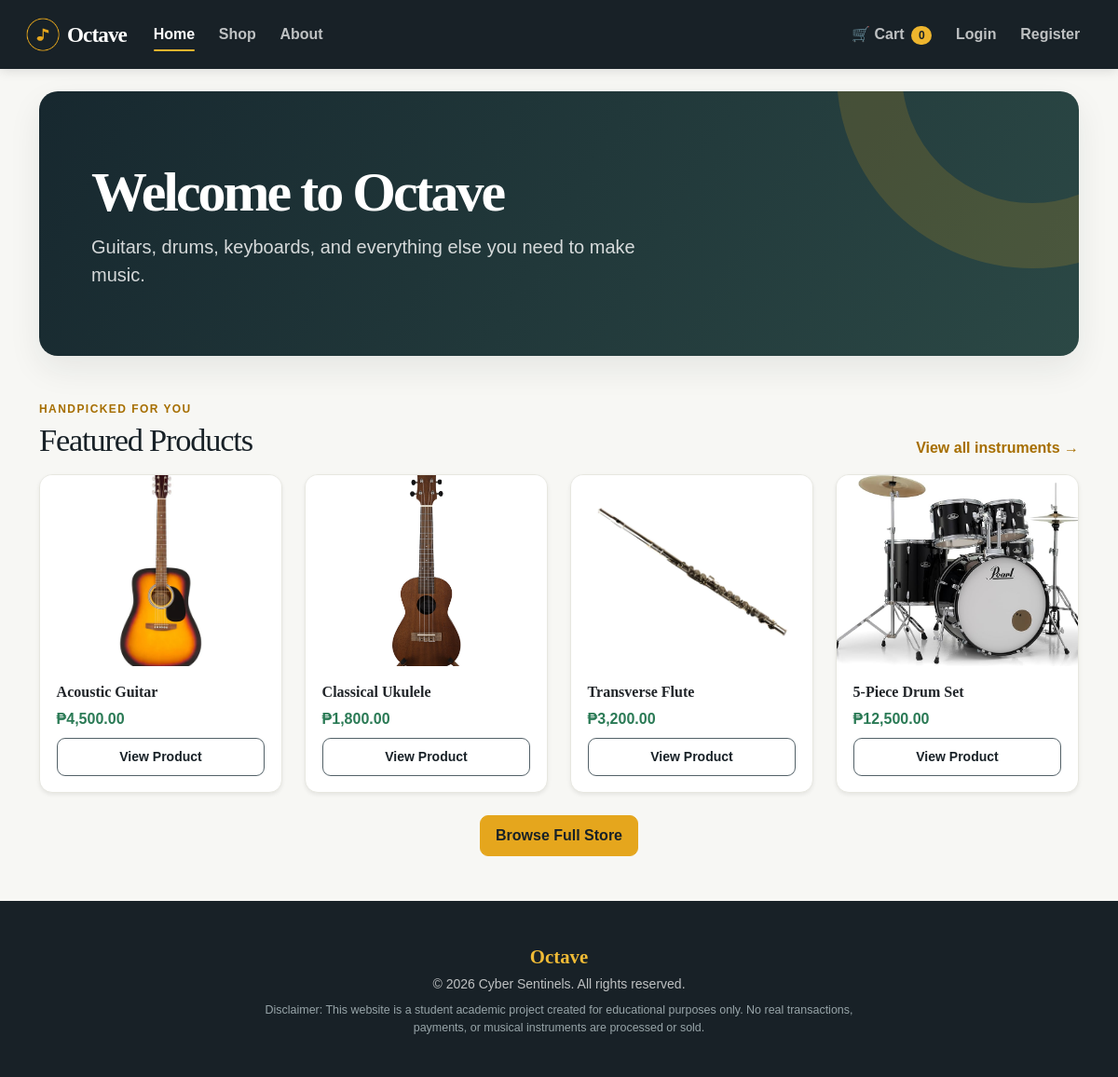
The page / on the database its author committed.
### tables this page shows
CREATE TABLE `products` (
  `product_id` int(11) NOT NULL,
  `category_id` int(11) NOT NULL,
  `product_name` varchar(100) NOT NULL,
  `description` text NOT NULL,
  `price` decimal(10,2) NOT NULL,
  `stock` int(11) NOT NULL,
  `image` varchar(255) NOT NULL,
  `is_featured` tinyint(1) NOT NULL DEFAULT 0
);

### includes/functions.php (called while the page is built, shortened)
<?php
function e($value) {
    return htmlspecialchars($value ?? '', ENT_QUOTES, 'UTF-8');
}

### index.php (the view, shortened to what this page needs)
<?php
require 'config/db.php';
require 'includes/functions.php';
$sql = "SELECT product_id AS id, product_name AS name, price, image
        FROM products WHERE is_featured = 1 LIMIT 4";
$result = $conn->query($sql);
include 'includes/header.php';
?>
<div class="hero">
    <h1 class="fw-bold">Welcome to Octave</h1>
    <p class="lead mb-0">Guitars, drums, keyboards, and everything else you need to make music.</p>
</div>
<div class="section-heading d-flex flex-wrap justify-content-between align-items-end gap-2">
    <div>
        <p class="eyebrow mb-1">Handpicked for you</p>
        <h3 class="mb-3">Featured Products</h3>
    </div>
    <a href="store.php" class="section-link mb-3">View all instruments &rarr;</a>
</div>
<div class="row g-4">
    <?php if ($result && $result->num_rows > 0): ?>
        <?php while ($row = $result->fetch_assoc()): ?>
            <div class="col-6 col-md-3">
                <div class="card product-card h-100 shadow-sm">
                    <img src="assets/images/<?php echo e($row['image']); ?>"
                         class="card-img-top"
                         onerror="this.onerror=null;this.src='assets/images/default-instrument.png';"
                         alt="<?php echo e($row['name']); ?>">
                    <div class="card-body d-flex flex-column">
                        <h6 class="card-title"><?php echo e($row['name']); ?></h6>
                        <p class="fw-bold text-success mb-2">₱<?php echo number_format($row['price'], 2); ?></p>
                        <a href="product.php?id=<?php echo (int)$row['id']; ?>" class="btn btn-outline-dark btn-sm mt-auto">
                            View Product
                        </a>
                    </div>
                </div>
            </div>
        <?php endwhile; ?>
    <?php else: ?>
        <p class="text-muted">No featured products yet.</p>
    <?php endif; ?>
</div>
<div class="text-center mt-4">
    <a href="store.php" class="btn btn-warning">Browse Full Store</a>
</div>
<?php include 'includes/footer.php'; ?>

### assets/css/style.css (style rules this page uses)
:root { --ink: #182127; --paper: #f7f7f4; --surface: #ffffff; --accent: #e5a61d; --accent-dark: #c7890b; --line: #e7e7e0; --shadow: 0 14px 35px rgba(23, 32, 38, .08); }
body { background: var(--paper); color: var(--ink); font-family: Arial, sans-serif; }
h1, h2, h3, h4, h5, h6, .navbar-brand, .footer-brand { font-family: Georgia, serif; }
a { color: #a66e00; text-underline-offset: 3px; }
.hero { position: relative; overflow: hidden; background: linear-gradient(120deg, #17282f, #2b4845); color: #fff; border-radius: 20px; padding: 4.5rem 3.5rem; margin-bottom: 3rem; box-shadow: var(--shadow); }
.hero::after { content: ""; position: absolute; width: 420px; height: 420px; border: 70px solid rgba(229, 166, 29, .17); border-radius: 50%; right: -160px; top: -230px; }
.hero h1 { position: relative; font-size: clamp(2.35rem, 5vw, 4rem); letter-spacing: -0.05em; max-width: 650px; }
.hero .lead { position: relative; max-width: 590px; color: rgba(255, 255, 255, .82); }
.eyebrow { color: #a66e00; font-size: .75rem; font-weight: 700; letter-spacing: .12em; text-transform: uppercase; }
.section-heading h3, .page-intro h3 { font-size: clamp(1.65rem, 3vw, 2.15rem); letter-spacing: -0.035em; }
.section-link { font-weight: 700; text-decoration: none; }
.product-card { overflow: hidden; border: 1px solid var(--line); border-radius: 14px; background: var(--surface); transition: transform .2s ease, box-shadow .2s ease; }
.product-card img { display: block; width: 100%; max-width: 100%; height: 205px; object-fit: cover; object-position: center; background: #eaebe6; transition: transform .3s ease; }
.product-card .card-body { padding: 1.1rem; }
.product-card .card-title { font-family: Georgia, serif; font-size: 1rem; font-weight: 700; }
.text-success { color: #2a7a55 !important; }
.btn { border-radius: 9px; font-weight: 700; padding: .55rem 1rem; }
.btn-warning { background: var(--accent); border-color: var(--accent); color: var(--ink); }
.btn-outline-dark { border-color: #536168; color: var(--ink); }

### rows shown on the page
products: image (picture), product_name "Acoustic Guitar", price "4,500.00"
products: image (picture), product_name "Classical Ukulele", price "1,800.00"
products: image (picture), product_name "Transverse Flute", price "3,200.00"
products: image (picture), product_name "5-Piece Drum Set", price "12,500.00"

### other values the page prints
getCartCount() "0"
